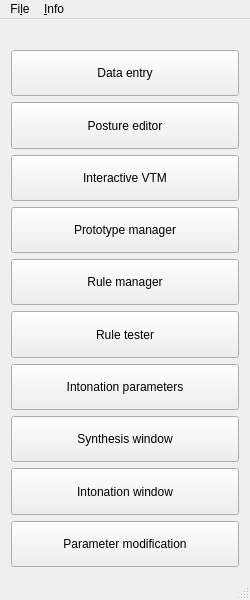
<?xml version="1.0" encoding="UTF-8"?>
<ui version="4.0">
 <class>MainWindow</class>
 <widget class="QMainWindow" name="MainWindow">
  <property name="geometry">
   <rect>
    <x>0</x>
    <y>0</y>
    <width>250</width>
    <height>600</height>
   </rect>
  </property>
  <property name="sizePolicy">
   <sizepolicy hsizetype="MinimumExpanding" vsizetype="Preferred">
    <horstretch>0</horstretch>
    <verstretch>0</verstretch>
   </sizepolicy>
  </property>
  <property name="windowTitle">
   <string>GamaTTS:Editor</string>
  </property>
  <property name="windowIcon">
   <iconset resource="../resource/gama_tts_editor.qrc">
    <normaloff>:/img/window_icon.png</normaloff>:/img/window_icon.png</iconset>
  </property>
  <widget class="QWidget" name="centralWidget">
   <property name="sizePolicy">
    <sizepolicy hsizetype="Preferred" vsizetype="Preferred">
     <horstretch>0</horstretch>
     <verstretch>0</verstretch>
    </sizepolicy>
   </property>
   <layout class="QVBoxLayout" name="verticalLayout" stretch="0,0,0,0,0,0,0,0,0,0,0">
    <item>
     <widget class="QLabel" name="fileNameLabel">
      <property name="text">
       <string/>
      </property>
     </widget>
    </item>
    <item>
     <widget class="QPushButton" name="dataEntryButton">
      <property name="sizePolicy">
       <sizepolicy hsizetype="MinimumExpanding" vsizetype="MinimumExpanding">
        <horstretch>0</horstretch>
        <verstretch>0</verstretch>
       </sizepolicy>
      </property>
      <property name="text">
       <string>Data entry</string>
      </property>
     </widget>
    </item>
    <item>
     <widget class="QPushButton" name="postureEditorButton">
      <property name="sizePolicy">
       <sizepolicy hsizetype="MinimumExpanding" vsizetype="MinimumExpanding">
        <horstretch>0</horstretch>
        <verstretch>0</verstretch>
       </sizepolicy>
      </property>
      <property name="text">
       <string>Posture editor</string>
      </property>
     </widget>
    </item>
    <item>
     <widget class="QPushButton" name="interactiveVTMButton">
      <property name="sizePolicy">
       <sizepolicy hsizetype="MinimumExpanding" vsizetype="MinimumExpanding">
        <horstretch>0</horstretch>
        <verstretch>0</verstretch>
       </sizepolicy>
      </property>
      <property name="text">
       <string>Interactive VTM</string>
      </property>
     </widget>
    </item>
    <item>
     <widget class="QPushButton" name="prototypeManagerButton">
      <property name="sizePolicy">
       <sizepolicy hsizetype="MinimumExpanding" vsizetype="MinimumExpanding">
        <horstretch>0</horstretch>
        <verstretch>0</verstretch>
       </sizepolicy>
      </property>
      <property name="text">
       <string>Prototype manager</string>
      </property>
     </widget>
    </item>
    <item>
     <widget class="QPushButton" name="ruleManagerButton">
      <property name="sizePolicy">
       <sizepolicy hsizetype="MinimumExpanding" vsizetype="MinimumExpanding">
        <horstretch>0</horstretch>
        <verstretch>0</verstretch>
       </sizepolicy>
      </property>
      <property name="text">
       <string>Rule manager</string>
      </property>
     </widget>
    </item>
    <item>
     <widget class="QPushButton" name="ruleTesterButton">
      <property name="sizePolicy">
       <sizepolicy hsizetype="MinimumExpanding" vsizetype="MinimumExpanding">
        <horstretch>0</horstretch>
        <verstretch>0</verstretch>
       </sizepolicy>
      </property>
      <property name="text">
       <string>Rule tester</string>
      </property>
     </widget>
    </item>
    <item>
     <widget class="QPushButton" name="intonationParametersButton">
      <property name="sizePolicy">
       <sizepolicy hsizetype="MinimumExpanding" vsizetype="MinimumExpanding">
        <horstretch>0</horstretch>
        <verstretch>0</verstretch>
       </sizepolicy>
      </property>
      <property name="text">
       <string>Intonation parameters</string>
      </property>
     </widget>
    </item>
    <item>
     <widget class="QPushButton" name="synthesisWindowButton">
      <property name="sizePolicy">
       <sizepolicy hsizetype="MinimumExpanding" vsizetype="MinimumExpanding">
        <horstretch>0</horstretch>
        <verstretch>0</verstretch>
       </sizepolicy>
      </property>
      <property name="text">
       <string>Synthesis window</string>
      </property>
     </widget>
    </item>
    <item>
     <widget class="QPushButton" name="intonationWindowButton">
      <property name="sizePolicy">
       <sizepolicy hsizetype="MinimumExpanding" vsizetype="MinimumExpanding">
        <horstretch>0</horstretch>
        <verstretch>0</verstretch>
       </sizepolicy>
      </property>
      <property name="text">
       <string>Intonation window</string>
      </property>
     </widget>
    </item>
    <item>
     <widget class="QPushButton" name="parameterModificationButton">
      <property name="sizePolicy">
       <sizepolicy hsizetype="MinimumExpanding" vsizetype="MinimumExpanding">
        <horstretch>0</horstretch>
        <verstretch>0</verstretch>
       </sizepolicy>
      </property>
      <property name="text">
       <string>Parameter modification</string>
      </property>
     </widget>
    </item>
   </layout>
  </widget>
  <widget class="QMenuBar" name="menuBar">
   <property name="geometry">
    <rect>
     <x>0</x>
     <y>0</y>
     <width>250</width>
     <height>32</height>
    </rect>
   </property>
   <widget class="QMenu" name="menuFile">
    <property name="title">
     <string>Fi&amp;le</string>
    </property>
    <addaction name="openAction"/>
    <addaction name="saveAction"/>
    <addaction name="saveAsAction"/>
    <addaction name="separator"/>
    <addaction name="reloadAction"/>
    <addaction name="separator"/>
    <addaction name="quitAction"/>
   </widget>
   <widget class="QMenu" name="menuInfo">
    <property name="title">
     <string>&amp;Info</string>
    </property>
    <addaction name="aboutAction"/>
   </widget>
   <addaction name="menuFile"/>
   <addaction name="menuInfo"/>
  </widget>
  <widget class="QStatusBar" name="statusBar"/>
  <action name="quitAction">
   <property name="text">
    <string>&amp;Quit</string>
   </property>
   <property name="shortcut">
    <string notr="true">Ctrl+Q</string>
   </property>
  </action>
  <action name="openAction">
   <property name="text">
    <string>&amp;Open</string>
   </property>
   <property name="shortcut">
    <string notr="true">Ctrl+O</string>
   </property>
  </action>
  <action name="saveAction">
   <property name="text">
    <string>&amp;Save</string>
   </property>
   <property name="shortcut">
    <string notr="true">Ctrl+S</string>
   </property>
  </action>
  <action name="saveAsAction">
   <property name="text">
    <string>Sa&amp;ve as</string>
   </property>
   <property name="shortcut">
    <string notr="true">Ctrl+Shift+S</string>
   </property>
  </action>
  <action name="reloadAction">
   <property name="text">
    <string>&amp;Reload</string>
   </property>
   <property name="shortcut">
    <string notr="true">Ctrl+R</string>
   </property>
  </action>
  <action name="aboutAction">
   <property name="text">
    <string>&amp;About</string>
   </property>
  </action>
 </widget>
 <layoutdefault spacing="6" margin="11"/>
 <resources>
  <include location="../resource/gama_tts_editor.qrc"/>
 </resources>
 <connections/>
</ui>
